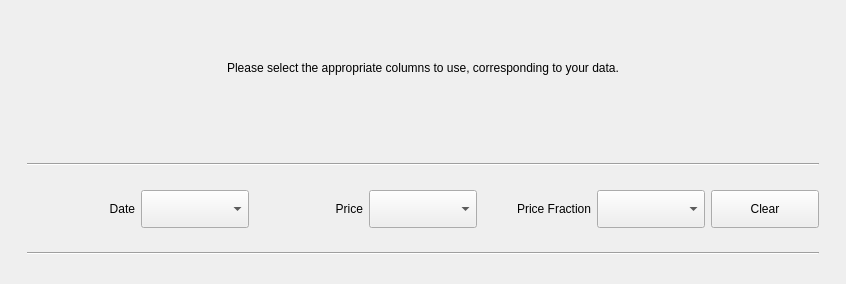
<?xml version="1.0" encoding="UTF-8"?>
<ui version="4.0">
 <class>PricesPage</class>
 <widget class="QWidget" name="PricesPage">
  <property name="geometry">
   <rect>
    <x>0</x>
    <y>0</y>
    <width>846</width>
    <height>284</height>
   </rect>
  </property>
  <property name="sizePolicy">
   <sizepolicy hsizetype="Expanding" vsizetype="Expanding">
    <horstretch>0</horstretch>
    <verstretch>0</verstretch>
   </sizepolicy>
  </property>
  <property name="windowTitle">
   <string>Prices Wizard Page</string>
  </property>
  <layout class="QHBoxLayout" name="horizontalLayout" stretch="1,50,1">
   <item>
    <spacer name="leftSpacer">
     <property name="orientation">
      <enum>Qt::Horizontal</enum>
     </property>
     <property name="sizeHint" stdset="0">
      <size>
       <width>40</width>
       <height>20</height>
      </size>
     </property>
    </spacer>
   </item>
   <item>
    <layout class="QVBoxLayout" name="verticalLayout">
     <item>
      <widget class="QLabel" name="label">
       <property name="sizePolicy">
        <sizepolicy hsizetype="Preferred" vsizetype="Preferred">
         <horstretch>0</horstretch>
         <verstretch>0</verstretch>
        </sizepolicy>
       </property>
       <property name="font">
        <font>
         <weight>50</weight>
         <bold>false</bold>
        </font>
       </property>
       <property name="text">
        <string>Please select the appropriate columns to use, corresponding to your data.
</string>
       </property>
       <property name="alignment">
        <set>Qt::AlignCenter</set>
       </property>
       <property name="wordWrap">
        <bool>true</bool>
       </property>
      </widget>
     </item>
     <item>
      <layout class="QGridLayout" name="gridLayout" columnstretch="0,0,0,0,0,0,0">
       <item row="5" column="0" colspan="7">
        <widget class="Line" name="line_2">
         <property name="sizePolicy">
          <sizepolicy hsizetype="Expanding" vsizetype="Preferred">
           <horstretch>0</horstretch>
           <verstretch>0</verstretch>
          </sizepolicy>
         </property>
         <property name="orientation">
          <enum>Qt::Horizontal</enum>
         </property>
        </widget>
       </item>
       <item row="0" column="0" colspan="7">
        <widget class="Line" name="line_3">
         <property name="sizePolicy">
          <sizepolicy hsizetype="Expanding" vsizetype="Preferred">
           <horstretch>0</horstretch>
           <verstretch>0</verstretch>
          </sizepolicy>
         </property>
         <property name="orientation">
          <enum>Qt::Horizontal</enum>
         </property>
        </widget>
       </item>
       <item row="1" column="5">
        <widget class="QComboBox" name="m_priceFraction">
         <property name="sizePolicy">
          <sizepolicy hsizetype="Preferred" vsizetype="Preferred">
           <horstretch>0</horstretch>
           <verstretch>0</verstretch>
          </sizepolicy>
         </property>
         <property name="toolTip">
          <string>If necessary, select a fraction/multiplier for compatibility
between imported and stored prices. For instance, if the
import price is in cents but the file is priced in dollars, select 0.01.</string>
         </property>
         <property name="currentIndex">
          <number>-1</number>
         </property>
         <property name="maxVisibleItems">
          <number>5</number>
         </property>
        </widget>
       </item>
       <item row="1" column="0">
        <widget class="QLabel" name="lbldateCol">
         <property name="toolTip">
          <string comment="verb, Select column containing date field">Select column containing date field</string>
         </property>
         <property name="accessibleName">
          <string comment="column containing date field"/>
         </property>
         <property name="text">
          <string>Date</string>
         </property>
         <property name="alignment">
          <set>Qt::AlignRight|Qt::AlignTrailing|Qt::AlignVCenter</set>
         </property>
        </widget>
       </item>
       <item row="1" column="2">
        <widget class="QLabel" name="lblpriceCol">
         <property name="enabled">
          <bool>true</bool>
         </property>
         <property name="maximumSize">
          <size>
           <width>16777215</width>
           <height>16777215</height>
          </size>
         </property>
         <property name="accessibleName">
          <string comment="column containing price field"/>
         </property>
         <property name="text">
          <string>Price</string>
         </property>
         <property name="alignment">
          <set>Qt::AlignRight|Qt::AlignTrailing|Qt::AlignVCenter</set>
         </property>
        </widget>
       </item>
       <item row="1" column="1">
        <widget class="QComboBox" name="m_dateCol">
         <property name="sizePolicy">
          <sizepolicy hsizetype="Preferred" vsizetype="Preferred">
           <horstretch>0</horstretch>
           <verstretch>0</verstretch>
          </sizepolicy>
         </property>
         <property name="toolTip">
          <string>Select column containing date field.</string>
         </property>
         <property name="maxVisibleItems">
          <number>12</number>
         </property>
        </widget>
       </item>
       <item row="1" column="3">
        <widget class="QComboBox" name="m_priceCol">
         <property name="sizePolicy">
          <sizepolicy hsizetype="Preferred" vsizetype="Preferred">
           <horstretch>0</horstretch>
           <verstretch>0</verstretch>
          </sizepolicy>
         </property>
         <property name="toolTip">
          <string>Select column containing price field.</string>
         </property>
         <property name="maxVisibleItems">
          <number>12</number>
         </property>
        </widget>
       </item>
       <item row="1" column="4">
        <widget class="QLabel" name="lblpriceFraction">
         <property name="maximumSize">
          <size>
           <width>16777215</width>
           <height>16777215</height>
          </size>
         </property>
         <property name="accessibleName">
          <string comment="noun, conversion factor to align pricing in the imported file with KMM's internal prices."/>
         </property>
         <property name="text">
          <string comment="noun, conversion fraction/multiplier to use to make compatible the csv pricing with KMM pricing.">Price Fraction</string>
         </property>
         <property name="alignment">
          <set>Qt::AlignRight|Qt::AlignTrailing|Qt::AlignVCenter</set>
         </property>
        </widget>
       </item>
       <item row="1" column="6">
        <widget class="QPushButton" name="button_clear">
         <property name="sizePolicy">
          <sizepolicy hsizetype="Preferred" vsizetype="Preferred">
           <horstretch>0</horstretch>
           <verstretch>0</verstretch>
          </sizepolicy>
         </property>
         <property name="toolTip">
          <string>Clear selected column entries.</string>
         </property>
         <property name="text">
          <string comment="verb, to clear selected columns">Clear</string>
         </property>
        </widget>
       </item>
      </layout>
     </item>
    </layout>
   </item>
   <item>
    <spacer name="rightSpacer">
     <property name="orientation">
      <enum>Qt::Horizontal</enum>
     </property>
     <property name="sizeHint" stdset="0">
      <size>
       <width>40</width>
       <height>20</height>
      </size>
     </property>
    </spacer>
   </item>
  </layout>
 </widget>
 <resources/>
 <connections/>
</ui>
